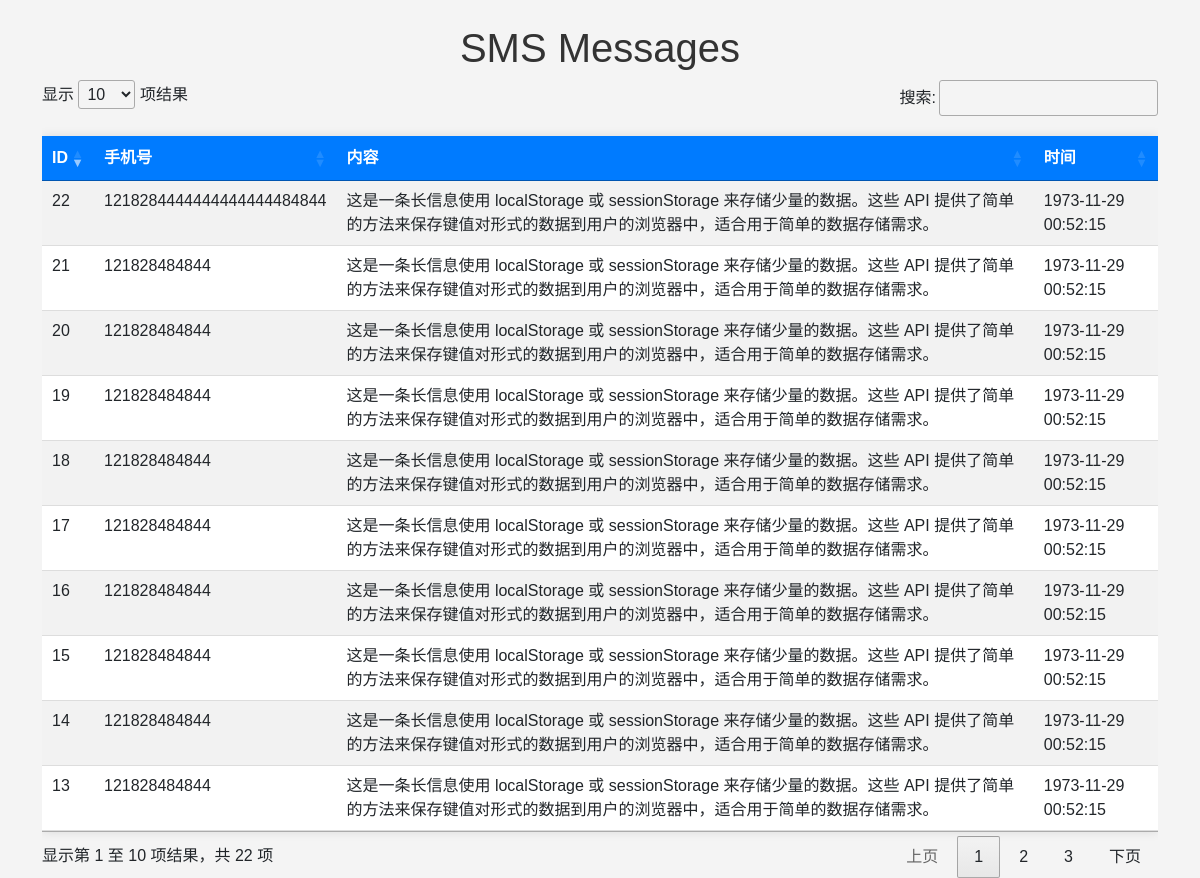
Before: / with the older database file.
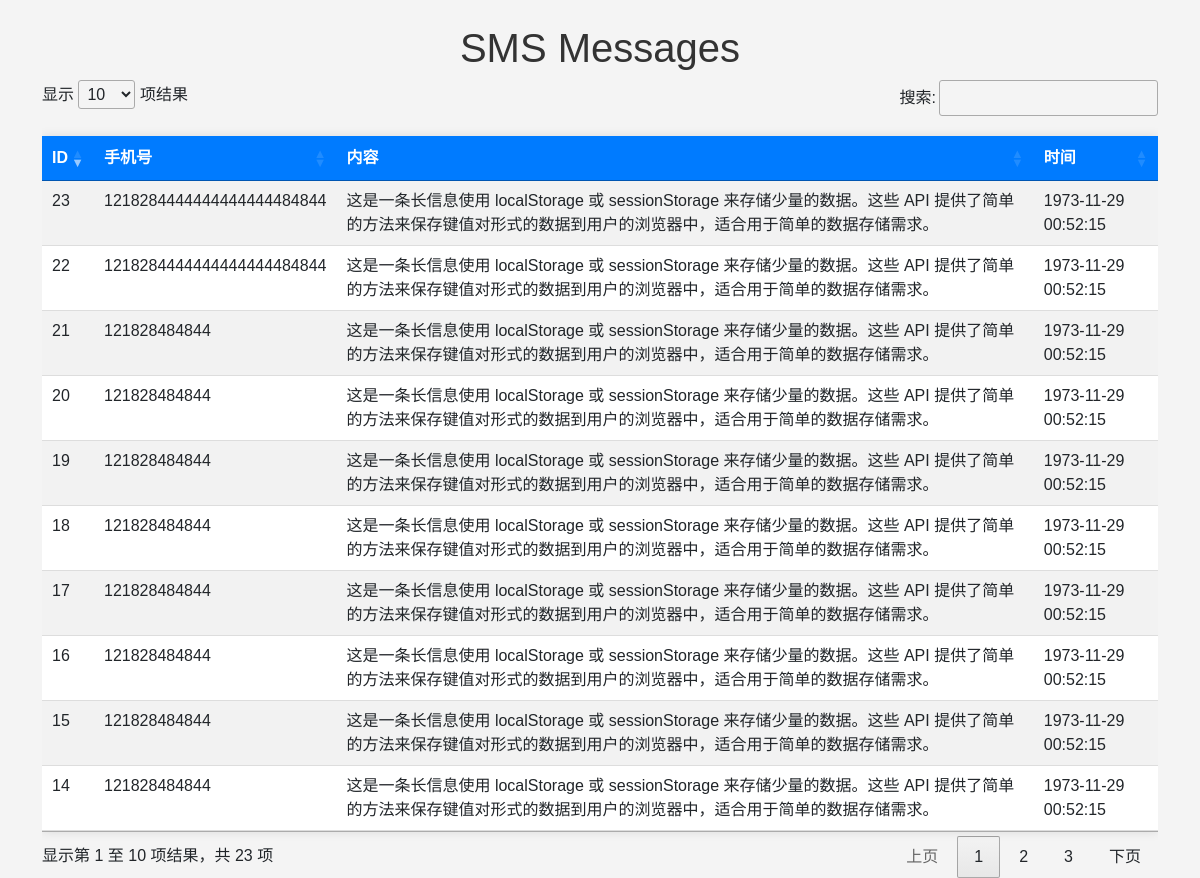
After: the same page with the newer database file.
### tables this page shows
CREATE TABLE sms (id INTEGER PRIMARY KEY, sender TEXT, message TEXT, timestamp TEXT, time TEXT);

### main.py (the view)
@app.get("/", response_class=HTMLResponse)
async def read_root(request: Request):
    try:
        conn = sqlite3.connect("sms.db")
        cursor = conn.cursor()
        cursor.execute("""SELECT * FROM sms""")
        rows = cursor.fetchall()
        conn.close()
        logger.info("Fetched SMS list successfully.")
        return templates.TemplateResponse(
            "index.html", {"request": request, "sms_list": rows}
        )
    except Exception as e:
        logger.error(f"An error occurred: {e}")
        raise HTTPException(status_code=500, detail=str(e))

### templates/index.html (shortened to what this page needs)
<!DOCTYPE html>
<html>
<head>
    <link rel="stylesheet" type="text/css" href="static/css/bootstrap.min.css">
    <link rel="stylesheet" type="text/css" href="https://cdn.datatables.net/1.11.5/css/jquery.dataTables.min.css">
</head>
<body>
    <div class="container mt-4">
        <h1>SMS Messages</h1>
        <div class="table-responsive">
            <table id="smsTable" class="table table-striped table-bordered table-hover table-sm">
                <thead>
                    <tr>
                        <th>ID</th>
                        <th>手机号</th>
                        <th>内容</th>
                        <th>时间</th>
                    </tr>
                </thead>
                <tbody>
                    {% for row in sms_list %}
                    <tr>
                        <td>{{ row[0] }}</td>
                        <td>{{ row[1] }}</td>
                        <td>{{ row[2] }}</td>
                        <td>{{ row[4] }}</td>
                    </tr>
                    {% endfor %}
                </tbody>
            </table>
        </div>
    </div>
</body>
</html>

### templates/index.html (style rules this page uses)
body { font-family: Arial, sans-serif; background-color: #f4f4f4; margin: 0; padding: 0; }
h1 { text-align: center; color: #333; margin-top: 20px; }
.table { border-collapse: separate; border-spacing: 0; box-shadow: 0 0 10px rgba(0, 0, 0, 0.1); }
.table th, .table td { padding: 15px; text-align: left; background-color: #ffffff; border-bottom: 1px solid #ddd; border-right: none; border-left: none; }
.table th { background-color: #007BFF; color: white; font-weight: bold; }
.table thead th { border-top: 0; }
.table tbody tr:nth-child(even) { background-color: #f1f1f1; }

Changed rows visible on the page:
no longer on this page (row unchanged): sms: id "13", sender "121828484844", message "这是一条长信息使用 localStorage 或 sessionStorage 来存储少量的数据。这些 API 提供了简单的方法来保存键值对形式的数据到用户的浏览器中，适合用于简单的数据存储需求。", time "1973-11-29 00:52:15"
added sms: id "23", sender "1218284444444444444484844", message "这是一条长信息使用 localStorage 或 sessionStorage 来存储少量的数据。这些 API 提供了简单的方法来保存键值对形式的数据到用户的浏览器中，适合用于简单的数据存储需求。", time "1973-11-29 00:52:15"
Other visible differences:
text written by a page script: "显示 项结果 搜索: 显示第 1 至 10 项结果，共 22 项 上页 1 2 3 下页" → "显示 项结果 搜索: 显示第 1 至 10 项结果，共 23 项 上页 1 2 3 下页"
